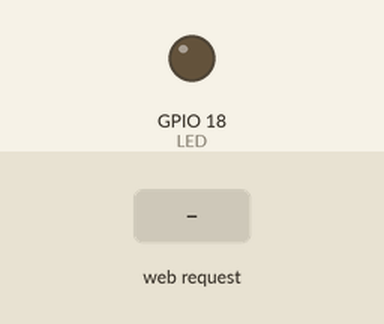
This sketch was run on a simulated ESP32. Parts: output pins drawn as LEDs (lit = HIGH). Inputs (shaded band) come from the test bench. WiFi joins after 1.5 s; servers stay silent unless stated; what the sketch prints to the serial monitor is not drawn.

Above: at 3.7 s.
3.8 s: HTTP request GET /LedOn received
At 4.4 s:
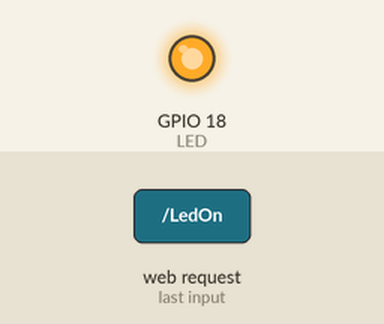
5.3 s: HTTP request GET /LedOff received
At 6.7 s:
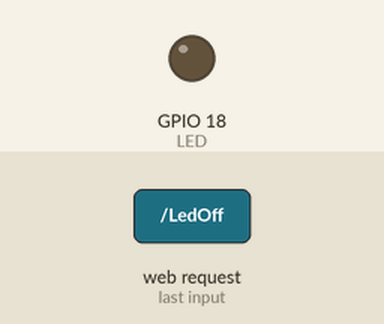
Timing chart, 0 to 8.3 s (numbered marks = the images above; inputs shaded):
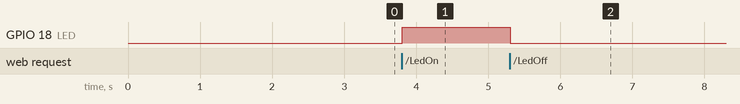

The sketch:

projet_esp32.ino
```cpp
#include <WiFi.h>
#include <ESPAsyncWebServer.h>

#define CONNECTION_TIMEOUT 10
#define LED 18

AsyncWebServer server(80);
const char* ssid = "WiFiESP32";
const char* password = "motdepasse";

void setup(){
    Serial.begin(115200);
    delay(1000);
    // Set pin mode
    pinMode(LED, OUTPUT);
    digitalWrite(LED, LOW);

    // Set WiFi
    WiFi.mode(WIFI_STA);
    WiFi.begin(ssid, password);
    Serial.println("\nConnecting");
    int timeout_counter = 0;

    while(WiFi.status() != WL_CONNECTED){
        Serial.print(".");
        delay(250);

        //Reset ESP32
        timeout_counter++;
        if(timeout_counter >= CONNECTION_TIMEOUT*5){
        ESP.restart();
        }
    }
    Serial.println("\nConnected to the WiFi network");
    Serial.print("Local ESP32 IP: ");
    Serial.println(WiFi.localIP());

    //serveur web
    server.on("/LedOn",HTTP_GET, [](AsyncWebServerRequest * request) {
      Serial.println("Led On : ");
      Serial.println (request-> client () -> remoteIP ());
      digitalWrite(LED, HIGH);
      request->send(200, "text/plain", "Allumée\n");
    });
    server.on("/LedOff",HTTP_GET, [](AsyncWebServerRequest * request) {
      Serial.println("Led Off : ");
      Serial.println (request-> client () -> remoteIP ());
      digitalWrite(LED, LOW);
      request->send(200, "text/plain", "Eteinte\n");
    });
    server.begin();
    Serial.println("Serveur actif");
}

void loop() {}
```

Measured:
- after the input at 3.8 s, GPIO 18 (LED): LOW → HIGH at once
- after the input at 5.3 s, GPIO 18 (LED): HIGH → LOW at once
